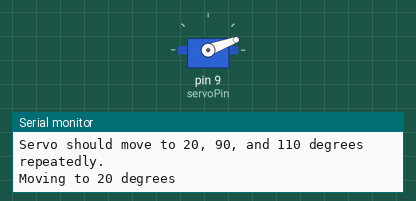
Simulated run of this sketch. Board: Arduino Uno, built with avr-gcc and run on an emulated ATmega328P. On the bench: servo, the last lines printed to the serial monitor.

Above: at 1.05 s.
At 3.25 s:
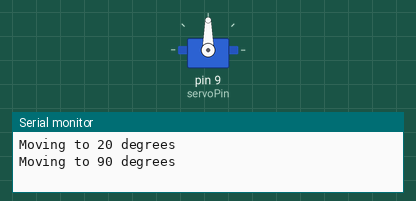
At 5.5 s:
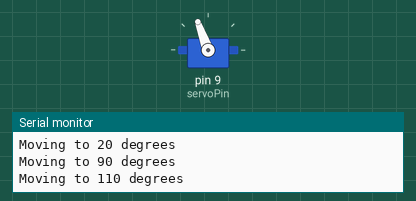
Timing chart, 0 to 8.8 s (numbered marks = the images above):
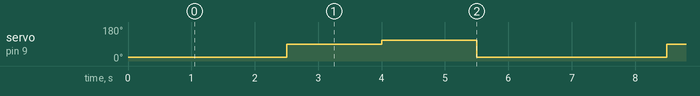

The sketch:

sketch_may24c.ino
```cpp
// Simple 3-pin servo wiring test
// Signal pin: D9
// VCC: 5V
// GND: GND

#include <Servo.h>

const int servoPin = 9;

Servo testServo;

void setup() {
  Serial.begin(115200);

  testServo.attach(servoPin);

  Serial.println("Servo test started.");
  Serial.println("Servo should move to 20, 90, and 110 degrees repeatedly.");

  // Initial position
  testServo.write(20);
  delay(1000);
}

void loop() {
  Serial.println("Moving to 20 degrees");
  testServo.write(20);
  delay(1500);

  Serial.println("Moving to 90 degrees");
  testServo.write(90);
  delay(1500);

  Serial.println("Moving to 110 degrees");
  testServo.write(110);
  delay(1500);

  Serial.println("Returning to 20 degrees");
  testServo.write(20);
  delay(1500);
}
```

Measured:
- by itself, servo on pin 9 (servoPin): repeats every 6.0 s: 110° 1.5 s, 20° 3.0 s, 90° 1.5 s
